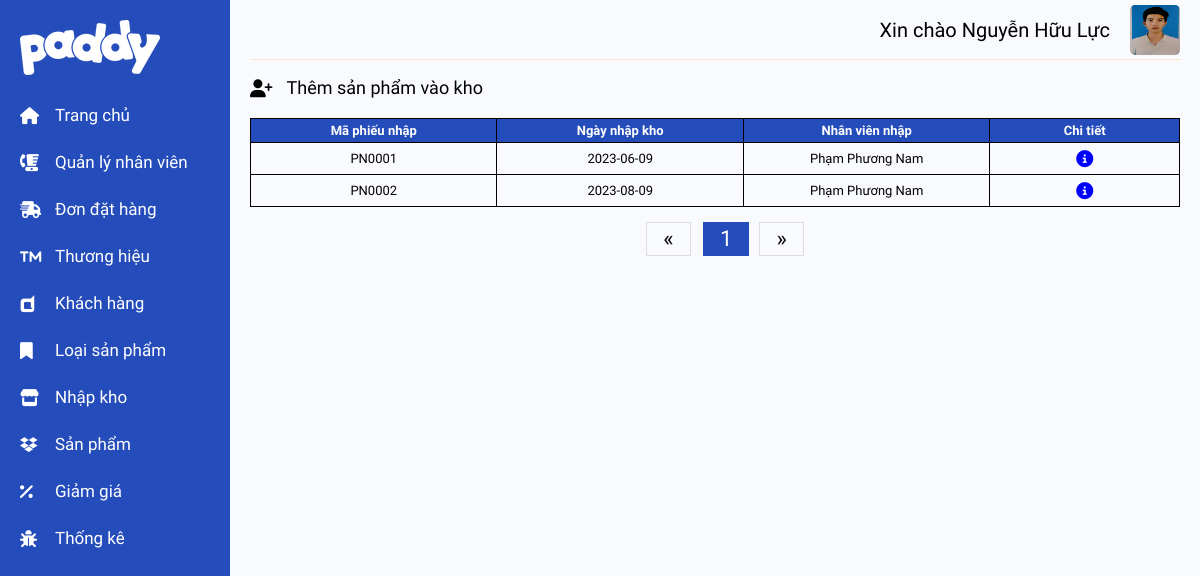
Page /admin/pages/entry_index.php (signed in) on the committed database.
### tables this page shows
CREATE TABLE `phieu_nhap` (
  `maPhieuNhap` varchar(6) NOT NULL,
  `ngayNhap` date NOT NULL,
  `maNhanVien` varchar(6) NOT NULL
);

### admin/includes/show_warehouse_table.php (the view, shortened to what this page needs)
<?php
$rowOfPage = 10;
$currentPage = isset($_GET['page']) ? (int) $_GET['page'] : 1;
$query = "SELECT phieu_nhap.*, CONCAT(ho, ' ', ten) as hoten FROM phieu_nhap join nhan_vien on nhan_vien.maNhanVien = phieu_nhap.maNhanVien ORDER BY maPhieuNhap ASC LIMIT " . $rowOfPage . " OFFSET " . ($currentPage - 1) * $rowOfPage;
$statement = $dbh->prepare($query);
$statement->execute();
$statement->setFetchMode(PDO::FETCH_OBJ);
$result = $statement->fetchAll();
if ($result) {
    foreach ($result as $row) {
        echo "<tr>
                            <td>" . $row->maPhieuNhap . "</td>
                            <td>" . $row->ngayNhap . "</td>
                            <td>" . $row->hoten . "</td>
                            <td>
                                <a href=\"product_details_entry.php?id=" . $row->maPhieuNhap . "\"><i class=\"fa-solid fa-circle-info detail\"></i></a>
                            </td>
                        </tr>";
    }
} else {
    echo "<tr>
                <td colspan=\"4\">Không có dữ liệu</td>
                </tr>";
}
?>

### admin/assets/css/main.css (style rules this page uses)
th, td { border: 1px solid black; padding: 8px; text-align: center; padding: 4px; }
td i { font-size: 1.7rem; padding: 3px; }
td .detail { color: blue; }

### rows in the picture
phieu_nhap: maPhieuNhap "PN0001", ngayNhap "2023-06-09", hoten "Phạm Phương Nam"
phieu_nhap: maPhieuNhap "PN0002", ngayNhap "2023-08-09", hoten "Phạm Phương Nam"

### other values in the picture
$_SESSION['admin']->ho "Nguyễn Hữu"
$_SESSION['admin']->ten "Lực"
